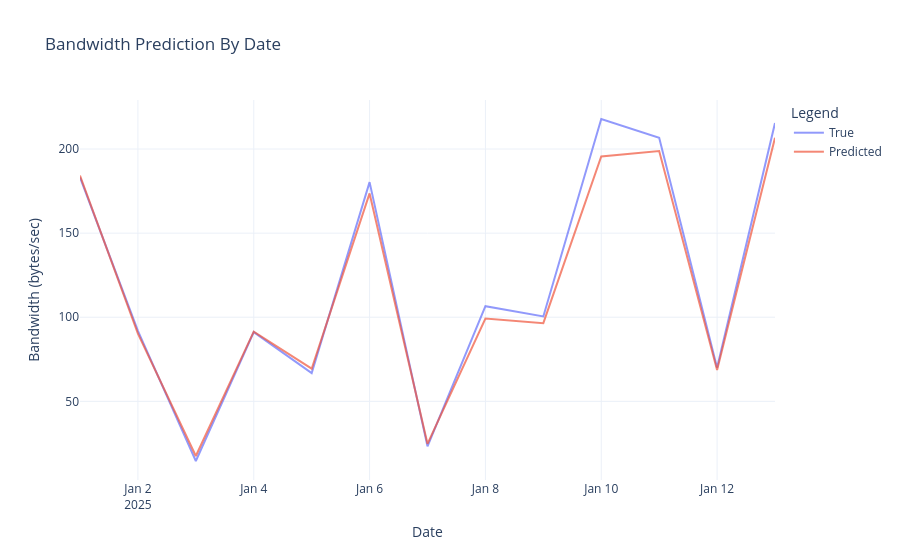

Here is the notebook cell this chart was saved with:
### Code cell
# ----------------------------
# Evaluation
# ----------------------------
model.eval()
with torch.no_grad(): # turn off gradient tracking for evaluation to save memory and computation time
    y_pred = model(X_tensor.to(device)).cpu().numpy() # predict the target values using the model
    y_true = y_tensor.cpu().numpy() # get the true target values from the tensor

import plotly.graph_objects as go

fig = go.Figure()
fig.add_trace(go.Scatter(x=np.array(df["timestamp"][:200]), y=y_true[:200].flatten(), mode='lines', name='True', opacity=0.7))
fig.add_trace(go.Scatter(x=np.array(df["timestamp"][:200]), y=y_pred[:200].flatten(), mode='lines', name='Predicted', opacity=0.7))

fig.update_layout(
    title="Bandwidth Prediction By Date",
    xaxis_title="Date",
    yaxis_title="Bandwidth (bytes/sec)",
    legend_title="Legend",
    template="plotly_white"
)

fig.show()

### Figure 1 — Plotly figure (JSON) as saved in the notebook; plotly's stock layout.template omitted (floating-point values rounded to 4 significant figures)
{"data": [{"mode": "lines", "name": "True", "opacity": 0.7, "type": "scatter", "x": ["2025-01-01T00:00:00.000000000", "2025-01-02T00:00:00.000000000", "2025-01-03T00:00:00.000000000", "2025-01-04T00:00:00.000000000", "2025-01-05T00:00:00.000000000", "2025-01-06T00:00:00.000000000", "2025-01-07T00:00:00.000000000", "2025-01-08T00:00:00.000000000", "2025-01-09T00:00:00.000000000", "2025-01-10T00:00:00.000000000", "2025-01-11T00:00:00.000000000", "2025-01-12T00:00:00.000000000", "2025-01-13T00:00:00.000000000"], "y": [183.1, 91.92, 14.55, 91.18, 66.82, 180.3, 23.22, 106.5, 100.5, 217.8, 206.7, 69.92, 215.4]}, {"mode": "lines", "name": "Predicted", "opacity": 0.7, "type": "scatter", "x": ["2025-01-01T00:00:00.000000000", "2025-01-02T00:00:00.000000000", "2025-01-03T00:00:00.000000000", "2025-01-04T00:00:00.000000000", "2025-01-05T00:00:00.000000000", "2025-01-06T00:00:00.000000000", "2025-01-07T00:00:00.000000000", "2025-01-08T00:00:00.000000000", "2025-01-09T00:00:00.000000000", "2025-01-10T00:00:00.000000000", "2025-01-11T00:00:00.000000000", "2025-01-12T00:00:00.000000000", "2025-01-13T00:00:00.000000000"], "y": [184.2, 90.24, 17.51, 91.44, 69.41, 173.6, 24.75, 99.19, 96.46, 195.6, 198.8, 68.57, 206.7]}], "layout": {"legend": {"title": {"text": "Legend"}}, "title": {"text": "Bandwidth Prediction By Date"}, "xaxis": {"title": {"text": "Date"}}, "yaxis": {"title": {"text": "Bandwidth (bytes/sec)"}}}}
